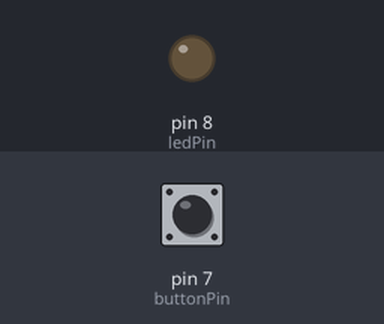
The sketch below on a simulated Arduino Uno, built with avr-gcc and run on an emulated ATmega328P. On the bench: output pins drawn as LEDs (lit = HIGH). Dashed ring = blinking. Inputs (shaded band) come from the test bench; at power-on: pin 7 (buttonPin) LOW.

Above: at 1.2 s.
1.3 s: pin 7 (buttonPin) pulled HIGH for 1 s
At 2.6 s:
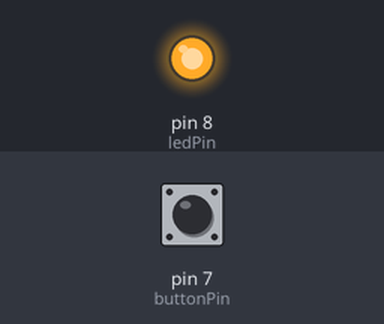
4.3 s: pin 7 (buttonPin) pulled HIGH for 3.2 s
At 4.51 s:
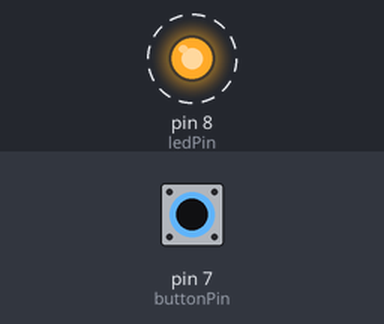
Timing chart, 0 to 9.0 s (numbered marks = the images above; inputs shaded):
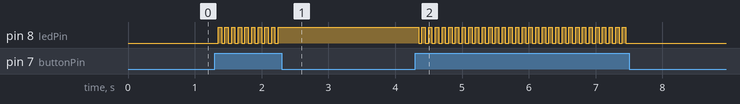

The sketch:

sketch.ino
```cpp
// Definição das variáveis para os pinos do botão e do LED
int buttonPin = 7;
int ledPin = 8;

// Variáveis para armazenar o estado do botão e do LED
int buttonState = 0;
int ledState = LOW;

void setup() {
  // Define o botão como um pino de entrada e o LED como um pino de saída
  pinMode(buttonPin, INPUT);
  pinMode(ledPin, OUTPUT);
}

void loop() {
  // Lê o estado atual do botão
  buttonState = digitalRead(buttonPin);

  // Se o botão for pressionado...
  if (buttonState == HIGH) {
    // Aguarda um pequeno intervalo de tempo para evitar leituras falsas do botão
    delay(50);

    // Lê o estado do botão novamente para confirmar que ele foi pressionado de fato
    buttonState = digitalRead(buttonPin);

    // Se o botão for pressionado duas vezes seguidas, alterna o estado do LED entre ligado e desligado
    if (buttonState == HIGH) {
      ledState = !ledState;
      digitalWrite(ledPin, ledState);
    }
  }
}
```

Measured:
- after the input at 1.3 s, pin 8 (ledPin): alternates HIGH for 0.05 s and LOW for 0.05 s, 19 changes in all, then stays HIGH, starting after 0.05 s
- after the input at 4.3 s, pin 8 (ledPin): alternates HIGH for 0.05 s and LOW for 0.05 s, 63 changes in all, then stays LOW, starting after 0.05 s
